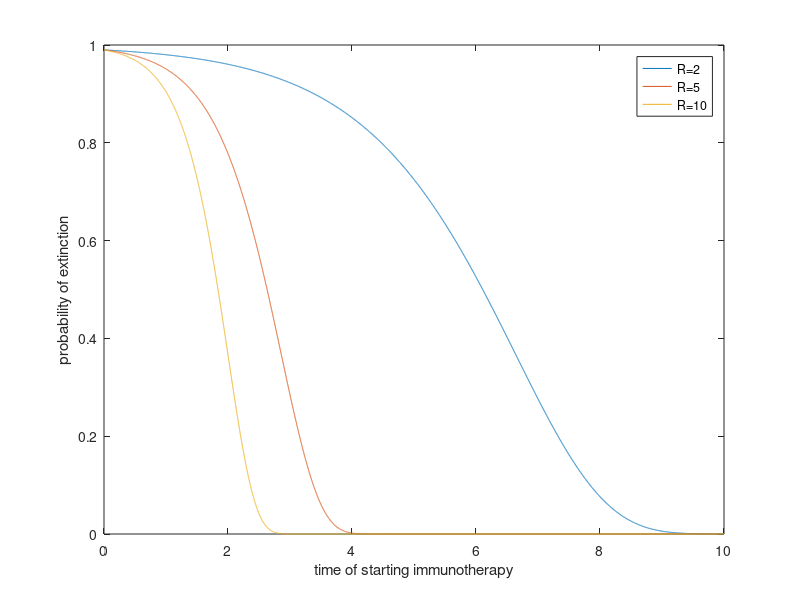

The MATLAB script that drew this image:
% probability of extinction changes with time 
t=linspace(0,10,10000);
s=0.99;
P2=s.^(2.^t);
P5=s.^(5.^t);
P10=s.^(10.^t);
plot(t,P2,t,P5,t,P10);
xlim([0 10]); ylim([0 1]);
xlabel('time of starting immunotherapy');
ylabel('probability of extinction');
legend('R=2','R=5','R=10');